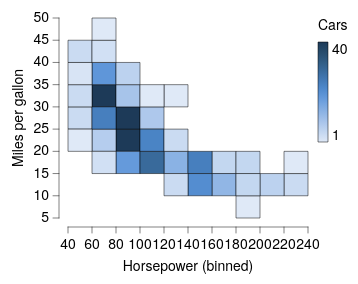

Vega-Lite specification for this chart:
### Vega-Lite specification from a JSON file in a GitHub repository (floating-point values rounded to 4 significant figures; data arrays with more than 128 entries replaced by an {"elided": "..."} marker saying what was removed)
{"background": null, "config": {"arc": {"fill": "#DBDBDB", "fillOpacity": 1.0, "innerRadius": 25.0, "padAngle": 0.03, "stroke": "black", "strokeOpacity": 1, "strokeWidth": 0.25}, "area": {"fill": "#DBDBDB", "fillOpacity": 1.0, "stroke": "black", "strokeOpacity": 1, "strokeWidth": 0.25}, "axis": {"domain": true, "domainCap": "round", "domainColor": "black", "domainWidth": 0.25, "grid": false, "gridCap": "round", "gridColor": "#F1F1F1", "gridDash": [0, 0], "gridOpacity": 1.0, "gridWidth": 0.25, "labelColor": "black", "labelFont": "HelveticaNeue", "labelFontSize": 7, "labelFontStyle": "normal", "labelFontWeight": 400, "offset": 4.5, "ticks": true, "tickCap": "round", "tickColor": "black", "tickRound": false, "tickSize": 3, "tickWidth": 0.25, "titleColor": "black", "titleFont": "HelveticaNeue", "titleFontSize": 7, "titleFontStyle": "normal", "titleFontWeight": 400}, "axisX": {"domain": true, "labelAlign": "center", "labelAngle": 0, "labels": true, "ticks": true, "translate": 0}, "axisY": {"domain": true, "labelAlign": "right", "labelAngle": 0, "labels": true, "ticks": true, "translate": 0}, "axisRight": {"domain": true, "labelAlign": "left", "labelAngle": 0, "labels": true, "ticks": true, "translate": 0}, "axisTop": {"domain": true, "labelAlign": "center", "labelAngle": 0, "labels": true, "ticks": true, "translate": 0}, "axisBand": {"tickOffset": 0}, "bar": {"fill": "#DBDBDB", "fillOpacity": 1.0, "stroke": "black", "strokeOpacity": 1, "strokeWidth": 0.25}, "boxplot": {"size": 9.0, "ticks": {"cornerRadius": 0.25, "fill": "black", "size": 4.5, "thickness": 0.25}, "box": {"fillOpacity": 1.0, "stroke": "black", "strokeOpacity": 1, "strokeWidth": 0.25}, "median": {"fill": "black", "fillOpacity": 1.0, "size": 9.0, "thickness": 0.25}, "rule": {"fill": "black", "fillOpacity": 1.0, "size": 10.0, "stroke": "black", "strokeDash": [0, 0], "strokeOpacity": 1, "strokeWidth": 0.25}, "outliers": {"color": "black", "fill": "black", "fillOpacity": 1.0, "size": 0, "stroke": "black", "strokeOpacity": 1, "strokeWidth": 0.25}}, "circle": {"fill": "black", "fillOpacity": 1.0, "size": 0.5, "stroke": null, "strokeOpacity": 1, "strokeWidth": 0.25}, "errorband": {"band": {"fillOpacity": 0.6, "stroke": null, "strokeWidth": 0.25, "strokeOpacity": 1}, "borders": {"opacity": 0, "strokeOpacity": 0.25, "strokeWidth": 1}}, "errorbar": {"opacity": 1, "rule": {"strokeDash": [0, 0], "strokeWidth": 0.5}, "ticks": {"color": "black", "cornerRadius": 0.25, "opacity": 1, "size": 6.0, "thickness": 0.5}, "thickness": 0.5}, "font": "HelveticaNeue", "geoshape": {"fill": "#DBDBDB", "fillOpacity": 1.0, "stroke": "black", "strokeOpacity": 1, "strokeWidth": 0.25}, "header": {"labelColor": "black", "labelFont": "HelveticaNeue", "labelFontSize": 7, "labelFontStyle": "normal", "labelFontWeight": 400, "titleColor": "black", "titleFont": "HelveticaNeue", "titleFontSize": 7, "titleFontStyle": "normal", "titleFontWeight": 400, "titlePadding": 0}, "legend": {"disable": false, "offset": 4.5, "gradientLength": 50.0, "gradientThickness": 5.0, "gradientOpacity": 1.0, "gradientStrokeColor": "black", "gradientStrokeWidth": 0.25, "labelColor": "black", "labelFont": "HelveticaNeue", "labelFontSize": 7, "labelFontStyle": "normal", "labelFontWeight": 400, "strokeColor": "black", "strokeWidth": 0, "symbolSize": 42, "symbolStrokeColor": "black", "symbolStrokeWidth": 0.25, "titleColor": "black", "titleFont": "HelveticaNeue", "titleFontSize": 7, "titleFontStyle": "normal", "titleFontWeight": 400}, "line": {"color": "black", "stroke": "black", "strokeCap": "round", "strokeDash": [0, 0], "strokeOpacity": 1, "strokeWidth": 0.375}, "point": {"filled": true, "fill": "#DBDBDB", "fillOpacity": 1.0, "size": 5.0, "stroke": "black", "strokeOpacity": 1, "strokeWidth": 0.25}, "range": {"category": ["#C6D9F1", "#F1C9CB", "#FEF0B9", "#CEE37A", "#7AA8E0", "#E589A3", "#FDDD5D", "#68B961", "#4177B1", "#C35082", "#E5C227", "#438156"], "diverging": {"scheme": ["#C35082", "#CE6D94", "#D989A7", "#E2A4BA", "#EABFCE", "#F1DBE2", "#F6F6F6", "#D7E0EB", "#B9CBE0", "#9BB6D5", "#7DA1C9", "#5F8CBD", "#4177B1"]}, "heatmap": {"scheme": ["#DFE9F7", "#C6D9F1", "#ADC8EC", "#94B8E6", "#7AA8E0", "#6097DA", "#4D87CA", "#4177B1", "#386898", "#2F597F", "#264A69", "#1D3A58"]}, "ordinal": {"scheme": ["#F1F1F1", "#DBDBDB", "#C6C6C6", "#B2B2B2", "#9D9D9D", "#898989", "#767676", "#636363", "#515151", "#404040", "#2F2F2F", "#1F1F1F"]}, "ramp": {"scheme": ["#DFE9F7", "#C6D9F1", "#ADC8EC", "#94B8E6", "#7AA8E0", "#6097DA", "#4D87CA", "#4177B1", "#386898", "#2F597F", "#264A69", "#1D3A58"]}}, "rule": {"color": "black", "stroke": "black", "strokeCap": "round", "strokeDash": [2, 2], "strokeOpacity": 1, "strokeWidth": 0.25}, "scale": {"bandPaddingInner": 0.1, "bandPaddingOuter": 0.1, "round": false}, "rect": {"fill": "#DBDBDB", "fillOpacity": 1.0, "stroke": "black", "strokeOpacity": 1, "strokeWidth": 0.25}, "square": {"fill": "#DBDBDB", "fillOpacity": 1.0, "size": 10.0, "stroke": "black", "strokeOpacity": 1, "strokeWidth": 0.25}, "text": {"color": "black", "font": "HelveticaNeue", "fontSize": 7, "fontStyle": "normal", "fontWeight": 400}, "title": {"anchor": "middle", "frame": "group", "color": "black", "font": "HelveticaNeue", "fontSize": 7, "fontStyle": "normal", "fontWeight": 400, "subtitleColor": "black", "subtitleFont": "HelveticaNeue", "subtitleFontSize": "HelveticaNeue", "subtitleFontStyle": "normal", "subtitleFontWeight": 400}, "view": {"continuousWidth": 120, "continuousHeight": 100, "discreteWidth": 120, "discreteHeight": 100, "fill": null, "stroke": null, "strokeWidth": 0.25}}, "data": {"name": "data-7285c4e2e195e5a75737a34913199f5f"}, "mark": {"type": "rect"}, "encoding": {"color": {"aggregate": "count", "title": "Cars", "type": "quantitative"}, "x": {"bin": {"maxbins": 12}, "field": "Horsepower", "type": "quantitative"}, "y": {"bin": {"maxbins": 12}, "field": "Miles_per_Gallon", "title": "Miles per gallon", "type": "quantitative"}}, "$schema": "https://vega.github.io/schema/vega-lite/v6.4.1.json", "datasets": {"data-7285c4e2e195e5a75737a34913199f5f": {"elided": "392 records"}}}
